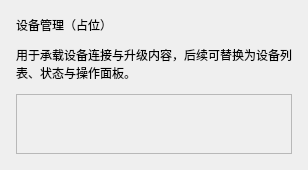
<?xml version="1.0" encoding="UTF-8"?>
<ui version="4.0">
 <class>DeviceManagerPage</class>
 <widget class="QWidget" name="DeviceManagerPage">
  <layout class="QVBoxLayout" name="verticalLayout">
   <property name="spacing">
    <number>12</number>
   </property>
   <property name="leftMargin">
    <number>16</number>
   </property>
   <property name="topMargin">
    <number>16</number>
   </property>
   <property name="rightMargin">
    <number>16</number>
   </property>
   <property name="bottomMargin">
    <number>16</number>
   </property>
   <item>
    <widget class="QLabel" name="titleLabel">
     <property name="text">
      <string>设备管理（占位）</string>
     </property>
     <property name="alignment">
      <set>Qt::AlignLeft|Qt::AlignVCenter</set>
     </property>
    </widget>
   </item>
   <item>
    <widget class="QLabel" name="descLabel">
     <property name="text">
      <string>用于承载设备连接与升级内容，后续可替换为设备列表、状态与操作面板。</string>
     </property>
     <property name="alignment">
      <set>Qt::AlignLeft|Qt::AlignVCenter</set>
     </property>
     <property name="wordWrap">
      <bool>true</bool>
     </property>
    </widget>
   </item>
   <item>
    <widget class="QFrame" name="panelFrame">
     <property name="frameShape">
      <enum>QFrame::StyledPanel</enum>
     </property>
     <property name="frameShadow">
      <enum>QFrame::Plain</enum>
     </property>
     <layout class="QVBoxLayout" name="verticalLayoutPanel">
      <item>
       <spacer name="verticalSpacerPanel">
        <property name="orientation">
         <enum>Qt::Vertical</enum>
        </property>
        <property name="sizeHint" stdset="0">
         <size>
          <width>20</width>
          <height>40</height>
         </size>
        </property>
       </spacer>
      </item>
     </layout>
    </widget>
   </item>
  </layout>
 </widget>
 <resources/>
 <connections/>
</ui>
